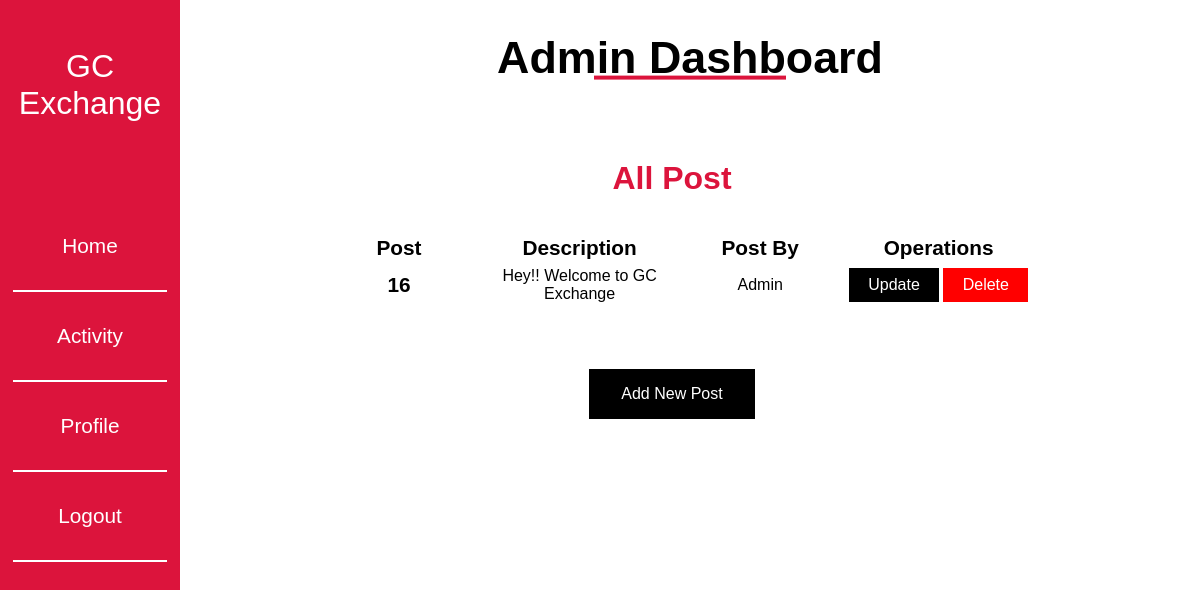
Page /admin/admin-post-controller.php on the committed database.
### tables this page shows
CREATE TABLE `post` (
  `id` int(50) NOT NULL,
  `description` varchar(250) NOT NULL,
  `name` varchar(20) NOT NULL
);

### admin/admin-post-controller.php (the view, shortened to what this page needs)
<?php include '../connect.php';
?>
<!DOCTYPE html>
<html lang="en">
<head>
</head>
<body>
    <div class="nav">
        <?php
           include("admin-nav.php");
         ?>
    </div>
<div class="apc-container">
     <h1>All Post</h1>
       <table class="table">
           <thead>
               <tr>
                 <th scope="col">Post</th>
                 <th scope="col">Description</th>
                 <th scope="col">Post By</th>
                 <th scope="col">Operations</th>
               </tr>
             </thead>
    <tbody>
      <?php
         $sql="Select * from `post`";
         $result=mysqli_query($con, $sql);
         if($result){
           while($row=mysqli_fetch_assoc($result)){
               $id=$row['id'];
               $description=$row['description'];
               $name=$row['name'];
               echo '<tr>
               <th scope="row"> '.$id.' </th>
               <td>'.$description.'</td>
               <td>'.$name.'</td>
               <td>
                  <button class="btn-primary"><a href="admin-post-update.php?updateId= '.$id.'" class="text-light">Update</a></button>
                  <button class="btn-danger" ><a href="admin-post-delete.php?deleteId= '.$id.'" class="text-light">Delete</a></button>
                </td>
               </tr>';
           }
         }
      ?>
    </tbody>
    </table>
    <button class="btn-main"> <a href="admin-post.php">Add New Post</a></button>
</div>
</body>
</html>

### admin/astyle.css (style rules this page uses)
* { margin: 0; padding: 0; }
body { width: 100%; height: 100vh; font-family: sans-serif; }

### admin/admin-post-controller.php (style rules this page uses)
.nav { position: relative; height: 100%; }
.apc-container { position: absolute; left: 65%; top: 45%; transform: translate(-65%,-50%); text-align: center; width: 60%; height: 50vh; }
.apc-container h1 { color: crimson; margin-bottom:2rem ; }
th { width: 15%; height: 10%; padding: .3rem; font-size: 1.3rem; }
a { color:white; text-decoration: none; }
.btn-main { background: black; border: none; padding: 1rem 2rem; color:white; font-size: 1rem; margin-top:4rem ; }
.btn-primary { background: black; border: none; padding: .5rem 1.2rem; color:white; font-size: 1rem; }
.btn-danger { background: red; border: none; padding: .5rem 1.2rem; color:white; font-size: 1rem; }

### rows in the picture
post: id "16", description "Hey!! Welcome to GC Exchange", name "Admin"
